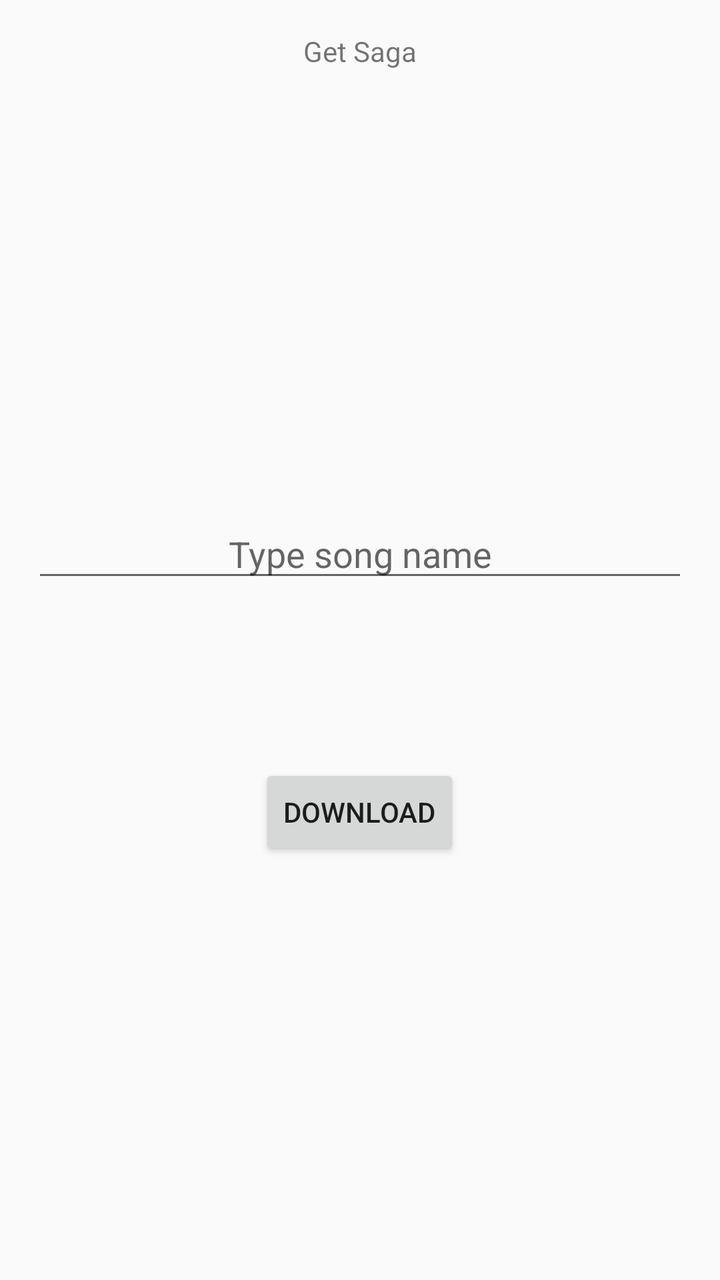
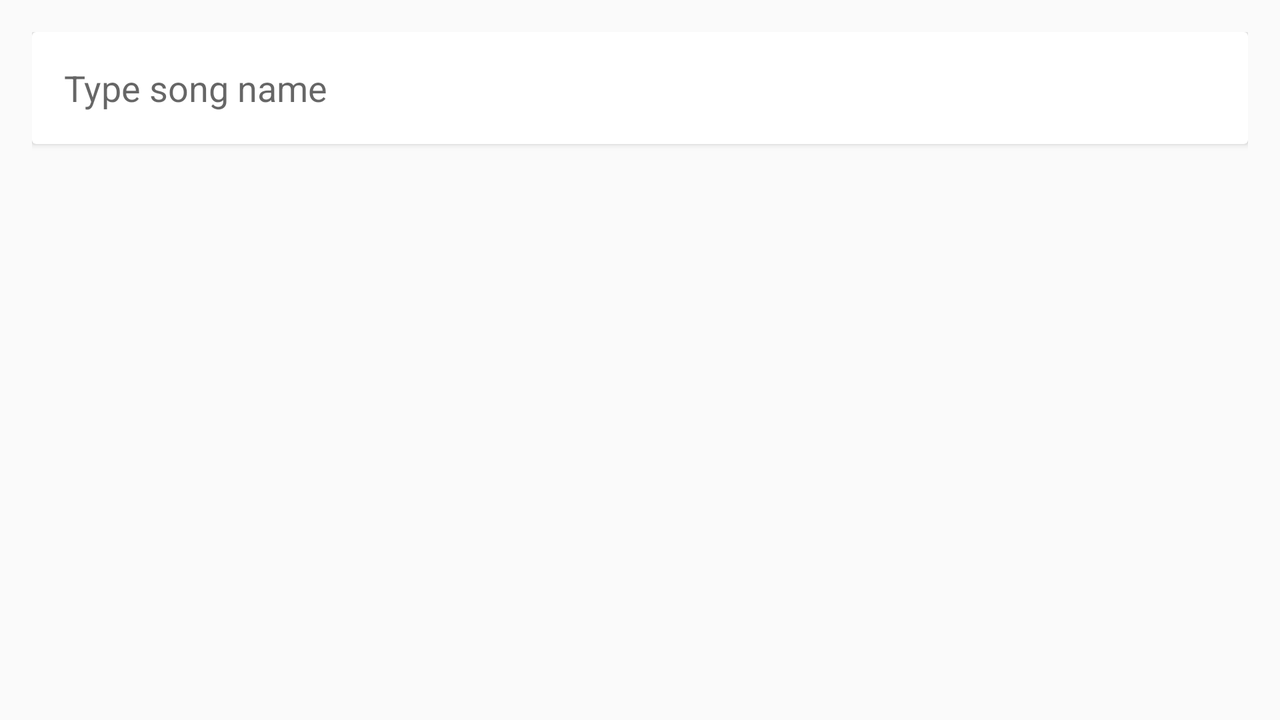

Two renders of one Android screen. The first uses the default layout on a phone; the second uses the alternative layout the repository ships for a different screen configuration, on a matching device. The two XML files are below.
<!-- AndroidManifest.xml: application theme AppTheme -->
<!-- res/layout/fragment_download.xml -->
<RelativeLayout xmlns:android="http://schemas.android.com/apk/res/android"
    xmlns:tools="http://schemas.android.com/tools"
    android:layout_width="match_parent"
    android:layout_height="match_parent" android:paddingLeft="@dimen/activity_horizontal_margin"
    android:paddingRight="@dimen/activity_horizontal_margin"
    android:paddingTop="@dimen/activity_vertical_margin"
    android:paddingBottom="@dimen/activity_vertical_margin"
    tools:context=".DownloadFragment">

    <TextView android:text="Get Saga" android:layout_width="wrap_content"
        android:layout_height="wrap_content"
        android:layout_centerHorizontal="true" />

    <EditText
        android:id="@+id/et_input"
        android:layout_width="150dp"
        android:layout_height="wrap_content"
        android:hint="Type song name"
        android:gravity="center"
        android:layout_marginBottom="86dp"
        android:layout_above="@+id/btn_download"
        android:layout_alignParentLeft="true"
        android:layout_alignParentStart="true"
        android:layout_alignParentRight="true"
        android:layout_alignParentEnd="true" />

    <Button
        android:layout_width="wrap_content"
        android:layout_height="wrap_content"
        android:enabled="true"
        android:text="Download"
        android:layout_marginBottom="194dp"
        android:layout_alignParentBottom="true"
        android:layout_centerHorizontal="true"
        android:id="@+id/btn_download" />

    </RelativeLayout>
<!-- resources referenced by this layout -->
<resources>
  <dimen name="activity_horizontal_margin">16dp</dimen>
  <dimen name="activity_vertical_margin">16dp</dimen>
  <!-- from res/values-v21/ -->
  <style name="AppTheme" parent="AppTheme.Base">
          <item name="android:navigationBarColor">@color/colorPrimaryDark</item>
          <item name="android:windowContentTransitions">true</item>
          <item name="android:windowAllowEnterTransitionOverlap">true</item>
          <item name="android:windowAllowReturnTransitionOverlap">true</item>
          <item name="android:windowSharedElementEnterTransition">@android:transition/move</item>
          <item name="android:windowSharedElementExitTransition">@android:transition/move</item>
      </style>
  <style name="AppTheme.Base" parent="Theme.AppCompat.Light.NoActionBar">
          <item name="colorPrimary">@color/colorPrimary</item>
          <item name="colorPrimaryDark">@color/colorPrimaryDark</item>
          <item name="android:windowNoTitle">true</item>
          <item name="windowActionBar">false</item>
          <item name="colorAccent">@color/colorAccent</item>
      </style>
  <color name="colorPrimaryDark">#455A64</color>
  <color name="colorPrimary">#607D8B</color>
  <color name="colorAccent">#03A9F4</color>
</resources>
<!-- res/layout-land/fragment_download.xml (the author's variant of the layout above) -->
<!-- drawn on the phone turned sideways -->
<LinearLayout xmlns:android="http://schemas.android.com/apk/res/android"
    xmlns:tools="http://schemas.android.com/tools"
    android:layout_width="match_parent"
    android:layout_height="match_parent"
    android:orientation="vertical"
    android:paddingBottom="@dimen/activity_vertical_margin"
    android:paddingLeft="@dimen/activity_horizontal_margin"
    android:paddingRight="@dimen/activity_horizontal_margin"
    android:paddingTop="@dimen/activity_vertical_margin"
    android:weightSum="6"
    tools:context=".DownloadFragment">

    
    <android.support.v7.widget.CardView xmlns:android="http://schemas.android.com/apk/res/android"
        xmlns:card_view="http://schemas.android.com/apk/res-auto"
        android:id="@+id/list_item_card_view"
        android:layout_width="match_parent"
        android:layout_height="56dp"
        android:layout_gravity="center"
        card_view:cardBackgroundColor="@color/white"
        card_view:cardCornerRadius="2dp">

        <LinearLayout
            android:layout_width="match_parent"
            android:layout_height="match_parent"
            android:layout_weight="1"
            android:orientation="horizontal"
            android:weightSum="4">

            <EditText
                android:id="@+id/et_input"
                android:layout_width="match_parent"
                android:layout_height="match_parent"
                android:background="@android:color/transparent"
                android:hint="Type song name"
                android:imeOptions="actionDone"
                android:singleLine="true"
                android:paddingLeft="16dp"
                android:layout_weight="3"/>
            <ImageButton
                android:id="@+id/btn_download"
                android:layout_width="72dp"
                android:layout_height="72dp"
                android:layout_weight="1"
                android:background="@android:color/transparent"
                android:scaleType="centerInside"
                android:layout_gravity="center_vertical"
                android:src="@drawable/ic_action_download" />
        </LinearLayout>
    </android.support.v7.widget.CardView>

    <ProgressBar
        android:layout_width="wrap_content"
        android:layout_height="wrap_content"
        android:id="@+id/progressBar"
        android:visibility="gone"
        android:layout_gravity="center_horizontal"
        android:indeterminate="true" />

    <android.support.v7.widget.RecyclerView
        android:id="@+id/grid_view"
        android:layout_marginTop="8dp"
        android:layout_width="match_parent"
        android:layout_height="wrap_content" />

    
</LinearLayout>
<!-- resources referenced by the variant -->
<!-- as the phone turned sideways resolves them -->
<resources>
  <color name="white">#FFFFFF</color>
  <dimen name="activity_horizontal_margin">16dp</dimen>
  <dimen name="activity_vertical_margin">16dp</dimen>
  <!-- from res/values-v21/ -->
  <style name="AppTheme" parent="AppTheme.Base">
          <item name="android:navigationBarColor">@color/colorPrimaryDark</item>
          <item name="android:windowContentTransitions">true</item>
          <item name="android:windowAllowEnterTransitionOverlap">true</item>
          <item name="android:windowAllowReturnTransitionOverlap">true</item>
          <item name="android:windowSharedElementEnterTransition">@android:transition/move</item>
          <item name="android:windowSharedElementExitTransition">@android:transition/move</item>
      </style>
  <style name="AppTheme.Base" parent="Theme.AppCompat.Light.NoActionBar">
          <item name="colorPrimary">@color/colorPrimary</item>
          <item name="colorPrimaryDark">@color/colorPrimaryDark</item>
          <item name="android:windowNoTitle">true</item>
          <item name="windowActionBar">false</item>
          <item name="colorAccent">@color/colorAccent</item>
      </style>
  <color name="colorPrimaryDark">#455A64</color>
  <color name="colorPrimary">#607D8B</color>
  <color name="colorAccent">#03A9F4</color>
</resources>
